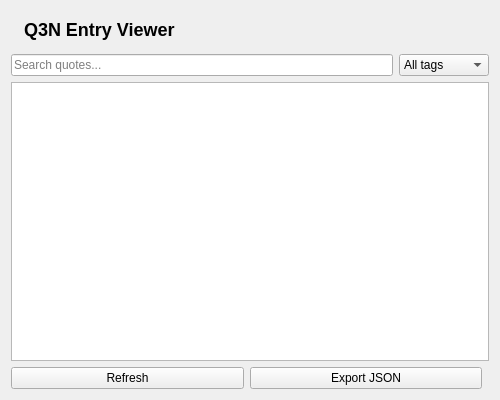
<?xml version="1.0" encoding="UTF-8"?>
<ui version="4.0">
 <class>MainForm</class>
 <widget class="QWidget" name="MainForm">
  <property name="geometry">
   <rect>
    <x>0</x>
    <y>0</y>
    <width>500</width>
    <height>400</height>
   </rect>
  </property>
  <property name="windowTitle">
   <string>Q3N Designer Preview</string>
  </property>
  <layout class="QVBoxLayout" name="verticalLayout">
   <item>
    <widget class="QLabel" name="title_label">
     <property name="text">
      <string>Q3N Entry Viewer</string>
     </property>
     <property name="styleSheet">
      <string>font-size: 18px; font-weight: bold; padding: 8px;</string>
     </property>
    </widget>
   </item>
   <item>
    <layout class="QHBoxLayout" name="searchRow">
     <item>
      <widget class="QLineEdit" name="search_input">
       <property name="placeholderText">
        <string>Search quotes...</string>
       </property>
      </widget>
     </item>
     <item>
      <widget class="QComboBox" name="tag_filter">
       <item>
        <property name="text">
         <string>All tags</string>
        </property>
       </item>
       <item>
        <property name="text">
         <string>book</string>
        </property>
       </item>
       <item>
        <property name="text">
         <string>web</string>
        </property>
       </item>
       <item>
        <property name="text">
         <string>philosophy</string>
        </property>
       </item>
      </widget>
     </item>
    </layout>
   </item>
   <item>
    <widget class="QListWidget" name="entry_list"/>
   </item>
   <item>
    <layout class="QHBoxLayout" name="buttonRow">
     <item>
      <widget class="QPushButton" name="refresh_button">
       <property name="text">
        <string>Refresh</string>
       </property>
      </widget>
     </item>
     <item>
      <widget class="QPushButton" name="export_button">
       <property name="text">
        <string>Export JSON</string>
       </property>
      </widget>
     </item>
     <item>
      <spacer>
       <property name="orientation">
        <enum>Qt::Horizontal</enum>
       </property>
       <property name="hint">
        <rect>
         <x>0</x>
         <y>0</y>
         <width>40</width>
         <height>20</height>
        </rect>
       </property>
      </spacer>
     </item>
    </layout>
   </item>
  </layout>
 </widget>
 <resources/>
 <connections/>
</ui>
